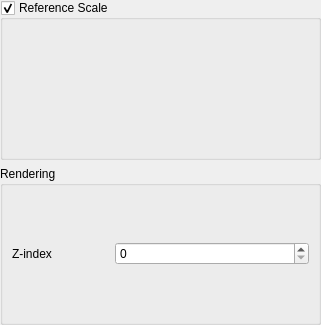
<?xml version="1.0" encoding="UTF-8"?>
<ui version="4.0">
 <class>QgsAnnotationCommonPropertiesWidgetBase</class>
 <widget class="QWidget" name="QgsAnnotationCommonPropertiesWidgetBase">
  <property name="geometry">
   <rect>
    <x>0</x>
    <y>0</y>
    <width>321</width>
    <height>325</height>
   </rect>
  </property>
  <property name="windowTitle">
   <string>Annotation Properties</string>
  </property>
  <layout class="QGridLayout" name="gridLayout">
   <property name="leftMargin">
    <number>0</number>
   </property>
   <property name="topMargin">
    <number>0</number>
   </property>
   <property name="rightMargin">
    <number>0</number>
   </property>
   <property name="bottomMargin">
    <number>0</number>
   </property>
   <item row="0" column="0">
    <widget class="QGroupBox" name="mReferenceScaleGroup">
     <property name="title">
      <string>Reference Scale</string>
     </property>
     <property name="checkable">
      <bool>true</bool>
     </property>
     <layout class="QVBoxLayout" name="verticalLayout">
      <item>
       <widget class="QgsScaleWidget" name="mReferenceScaleWidget" native="true">
        <property name="focusPolicy">
         <enum>Qt::StrongFocus</enum>
        </property>
        <property name="toolTip">
         <string>Minimum scale, i.e. most &quot;zoomed out&quot;.</string>
        </property>
       </widget>
      </item>
     </layout>
    </widget>
   </item>
   <item row="1" column="0">
    <widget class="QGroupBox" name="groupBox">
     <property name="title">
      <string>Rendering</string>
     </property>
     <layout class="QGridLayout" name="gridLayout_2" columnstretch="1,2">
      <item row="0" column="0">
       <widget class="QLabel" name="label">
        <property name="text">
         <string>Z-index</string>
        </property>
       </widget>
      </item>
      <item row="0" column="1">
       <widget class="QgsSpinBox" name="mSpinZIndex"/>
      </item>
     </layout>
    </widget>
   </item>
  </layout>
 </widget>
 <customwidgets>
  <customwidget>
   <class>QgsScaleWidget</class>
   <extends>QWidget</extends>
   <header>qgsscalewidget.h</header>
  </customwidget>
  <customwidget>
   <class>QgsSpinBox</class>
   <extends>QSpinBox</extends>
   <header>qgsspinbox.h</header>
  </customwidget>
 </customwidgets>
 <resources/>
 <connections/>
</ui>
